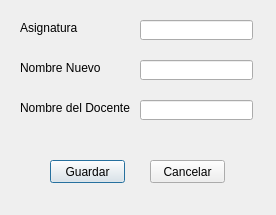
<?xml version="1.0" encoding="UTF-8"?>
<ui version="4.0">
 <class>EditarAsignatura</class>
 <widget class="QDialog" name="EditarAsignatura">
  <property name="geometry">
   <rect>
    <x>0</x>
    <y>0</y>
    <width>276</width>
    <height>215</height>
   </rect>
  </property>
  <property name="windowTitle">
   <string>Editar Asignatura</string>
  </property>
  <widget class="QLabel" name="lbNombreAsignatura">
   <property name="geometry">
    <rect>
     <x>20</x>
     <y>20</y>
     <width>111</width>
     <height>16</height>
    </rect>
   </property>
   <property name="text">
    <string>Asignatura                :</string>
   </property>
  </widget>
  <widget class="QLineEdit" name="lineEditAsignatura">
   <property name="geometry">
    <rect>
     <x>140</x>
     <y>20</y>
     <width>113</width>
     <height>20</height>
    </rect>
   </property>
  </widget>
  <widget class="QLabel" name="lbNombreNuevo">
   <property name="geometry">
    <rect>
     <x>20</x>
     <y>60</y>
     <width>111</width>
     <height>16</height>
    </rect>
   </property>
   <property name="text">
    <string>Nombre Nuevo         :</string>
   </property>
  </widget>
  <widget class="QLineEdit" name="lineEditAsignaturaNuevo">
   <property name="geometry">
    <rect>
     <x>140</x>
     <y>60</y>
     <width>113</width>
     <height>20</height>
    </rect>
   </property>
  </widget>
  <widget class="QLabel" name="lbNombreDocente">
   <property name="geometry">
    <rect>
     <x>20</x>
     <y>100</y>
     <width>111</width>
     <height>16</height>
    </rect>
   </property>
   <property name="text">
    <string>Nombre del Docente :</string>
   </property>
  </widget>
  <widget class="QLineEdit" name="lineEditNombreDocente">
   <property name="geometry">
    <rect>
     <x>140</x>
     <y>100</y>
     <width>113</width>
     <height>20</height>
    </rect>
   </property>
  </widget>
  <widget class="QPushButton" name="btnGuardar">
   <property name="geometry">
    <rect>
     <x>50</x>
     <y>160</y>
     <width>75</width>
     <height>23</height>
    </rect>
   </property>
   <property name="text">
    <string>Guardar</string>
   </property>
  </widget>
  <widget class="QPushButton" name="btnCancelar">
   <property name="geometry">
    <rect>
     <x>150</x>
     <y>160</y>
     <width>75</width>
     <height>23</height>
    </rect>
   </property>
   <property name="text">
    <string>Cancelar</string>
   </property>
  </widget>
 </widget>
 <resources/>
 <connections/>
</ui>
